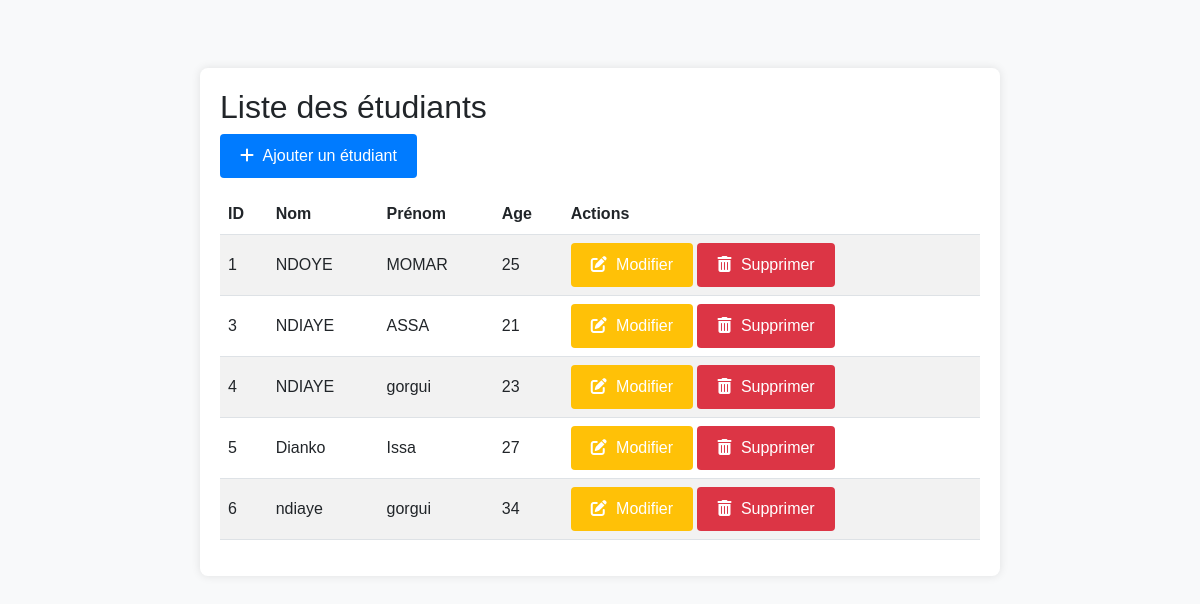
The page / on the database its author committed.
### etudiant/models.py (models this page shows, shortened)
class Etudiant(models.Model):
    METIERS = [('APD' , 'APD'),('DBE' ,'DBE'),('ABD' ,('ABD'))]
    nom	=	models.CharField(max_length=200)
    prenom	=	models.CharField(max_length=200)
    age = models.PositiveIntegerField()
    est_inscrit = models.BooleanField()
    metiers =   models.CharField(max_length=20,choices=METIERS)
    created_at	=	models.DateTimeField(auto_now_add=True)

### etudiant/views.py (the view)
# urls.py: path('', etudiant_list, name='etudiant_list'),
def etudiant_list(request):
    etudiants = Etudiant.objects.all()
    return render(request, 'etudiant/etudiant_list.html', {'etudiants': etudiants})

### etudiant/templates/etudiant/etudiant_list.html (shortened to what this page needs)
<!DOCTYPE html>
<html lang="fr">
<head>
    <link rel="stylesheet" href="https://cdn.jsdelivr.net/npm/bootstrap@5.3.0/dist/css/bootstrap.min.css">
    <link rel="stylesheet" href="https://cdnjs.cloudflare.com/ajax/libs/font-awesome/6.0.0-beta3/css/all.min.css">
</head>
<body>
    <div class="container mt-5">
        <h2>Liste des étudiants</h2>
        <a href="{% url 'etudiant_create' %}" class="btn btn-success mb-3"><i class="fas fa-plus"></i> Ajouter un étudiant</a>
        <table class="table table-striped">
            <thead>
                <tr>
                    <th>ID</th>
                    <th>Nom</th>
                    <th>Prénom</th>
                    <th>Age</th>
                    <th>Actions</th>
                </tr>
            </thead>
            <tbody>
                {% for etudiant in etudiants %}
                <tr>
                    <td>{{ etudiant.id }}</td>
                    <td>{{ etudiant.nom }}</td>
                    <td>{{ etudiant.prenom }}</td>
                    <td>{{ etudiant.age }}</td>
                    <td>
                        <a href="{% url 'etudiant_edit' etudiant.id %}" class="btn btn-warning"><i class="fas fa-edit"></i> Modifier</a>
                        <a href="{% url 'etudiant_delete' etudiant.id %}" class="btn btn-danger"><i class="fas fa-trash-alt"></i> Supprimer</a>
                    </td>
                </tr>
                {% empty %}
                <tr>
                    <td colspan="5" class="text-center">Aucun étudiant enregistré.</td>
                </tr>
                {% endfor %}
            </tbody>
        </table>
    </div>
</body>
</html>

### etudiant/templates/etudiant/etudiant_list.html (style rules this page uses)
body { font-family: Arial, sans-serif; background-color: #f8f9fa; margin: 0; padding: 20px; }
.container { max-width: 800px; margin: 0 auto; padding: 20px; background-color: #fff; border-radius: 8px; box-shadow: 0 0 10px rgba(0, 0, 0, 0.1); }
.btn { padding: 10px 20px; border: none; border-radius: 4px; cursor: pointer; text-decoration: none; color: #fff; }
.btn-success { background-color: #007bff; }
.btn-warning { background-color: #ffc107; }
.btn-danger { background-color: #dc3545; }
.btn i { margin-right: 5px; }
.table th, .table td { vertical-align: middle; }

### rows shown on the page
Etudiant: id "1", nom "NDOYE", prenom "MOMAR", age "25"
Etudiant: id "3", nom "NDIAYE", prenom "ASSA", age "21"
Etudiant: id "4", nom "NDIAYE", prenom "gorgui", age "23"
Etudiant: id "5", nom "Dianko", prenom "Issa", age "27"
Etudiant: id "6", nom "ndiaye", prenom "gorgui", age "34"
